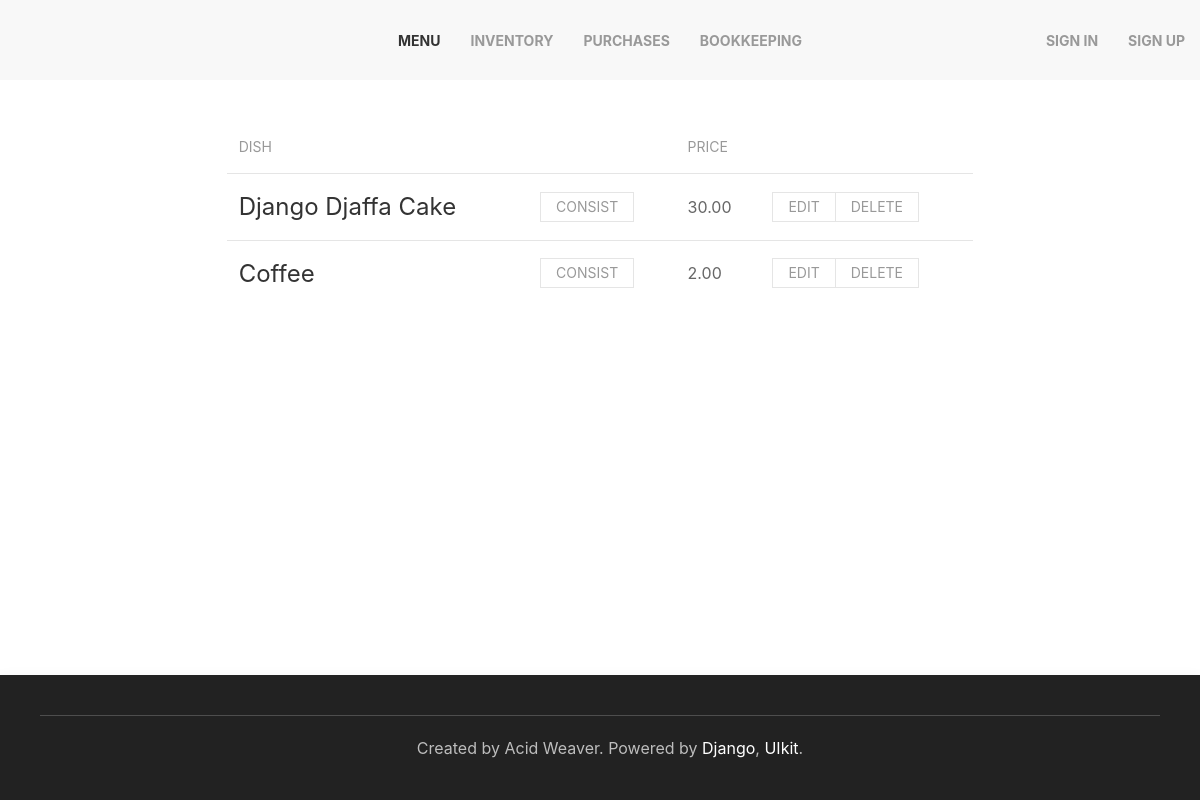
Before: /menu with the older database file.
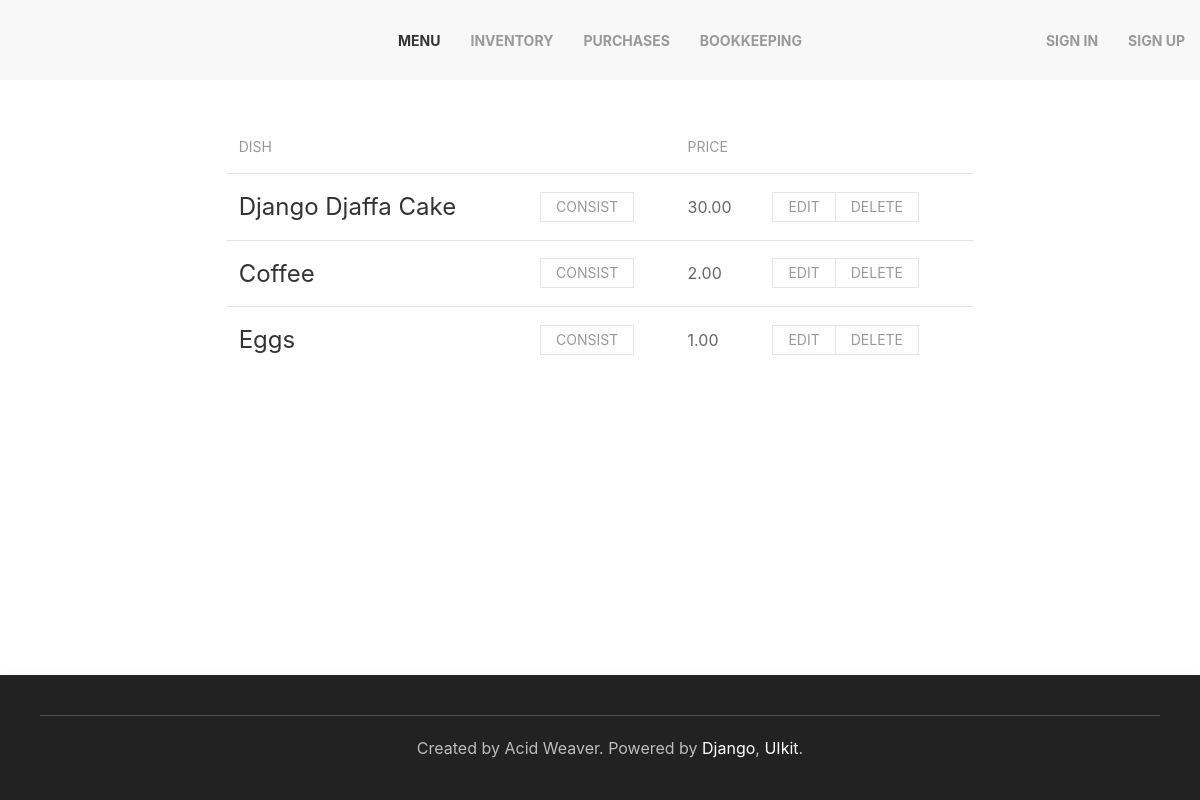
After: the same page with the newer database file.
### inventory/models.py (models this page shows, shortened)
class MenuItem(models.Model):
	title = models.CharField(max_length=255, unique=True)
	price = models.DecimalField(max_digits=5, decimal_places=2, default=0)

### inventory/views.py (the view)
# urls.py: path('menu', MenuView.as_view(), name='menu'),
class MenuView(DataMixin, ListView):
	model = MenuItem
	template_name = 'inventory/menu.html'
	def get_context_data(self, **kwargs):
		context = super().get_context_data(**kwargs)
		mixin_context = self.get_user_context(title='Menu', select=0)
		return dict(list(context.items()) + list(mixin_context.items()))

### inventory/utils.py (called while the page is built)
	def get_user_context(self, **kwargs):
		context = kwargs
		if 'select' in context:
			context['select'] = navigation[context['select']]
		context['nav_menu'] = navigation
		return context

### inventory/templates/inventory/menu.html (shortened to what this page needs)
{% extends 'inventory/base.html' %}
{% block content %}
<div class="uk-grid-match uk-margin-remove-left" uk-grid>
	<div class="uk-width-expand uk-padding-remove">
		<table class="uk-table uk-table-middle uk-table-divider">
			<thead>
				<tr>
					<th>Dish</th>
					<th></th>
					<th>Price</th>
					<th></th>
				</tr>
			</thead>
			<tbody>
				{% for item in object_list %}
				<tr>
					<td><h3>{{ item.title }}</h3></td>
					<td><button class="uk-button uk-button-default uk-button-small" href="#" disabled>Consist</button></td>
					<td>{{ item.price }}</td>
					<td>
						<div class="uk-button-group">
							<button class="uk-button uk-button-default uk-button-small" href="#" disabled>Edit</button>
							<button class="uk-button uk-button-default uk-button-small" href="#" disabled>Delete</button>
						</div>
					</td>
				</tr>
				{% endfor %}
			</tbody>
		</table>
	</div>
</div>
{% endblock %}

Changed rows visible on the page:
added MenuItem: title "Eggs", price "1.00"
